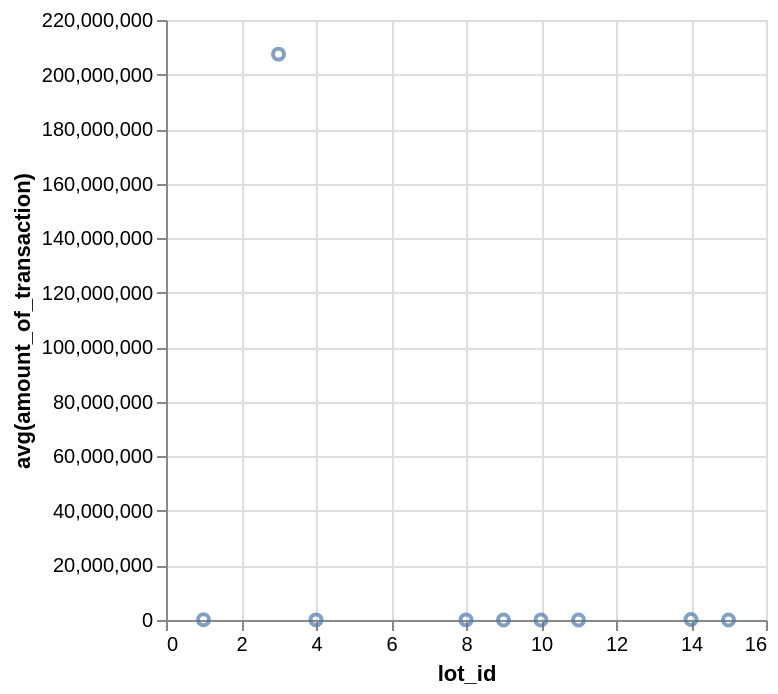

Source (Vega-Lite JSON):
### Vega-Lite specification from a JSON file in a GitHub repository (floating-point values rounded to 4 significant figures)
{"data": {"values": [{"x_data": 9, "y_data": 0}, {"x_data": 15, "y_data": 1}, {"x_data": 10, "y_data": 13.08}, {"x_data": 11, "y_data": 24400.0}, {"x_data": 4, "y_data": 48780.0}, {"x_data": 8, "y_data": 48780.0}, {"x_data": 1, "y_data": 101100.0}, {"x_data": 14, "y_data": 175600.0}, {"x_data": 3, "y_data": 207500000.0}]}, "mark": "point", "encoding": {"x": {"field": "x_data", "type": "quantitative", "title": "lot_id"}, "y": {"field": "y_data", "type": "quantitative", "title": "avg(amount_of_transaction)"}}}
